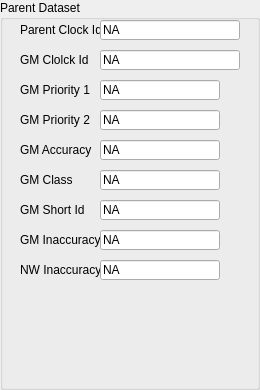
  <widget class="QGroupBox" name="PtpHcParentDsGroupBox">
   <property name="geometry">
    <rect>
     <x>830</x>
     <y>250</y>
     <width>260</width>
     <height>390</height>
    </rect>
   </property>
   <property name="title">
    <string>Parent Dataset</string>
   </property>
   <widget class="QLabel" name="PtpHcParentDsParentClockIdLabel">
    <property name="geometry">
     <rect>
      <x>20</x>
      <y>20</y>
      <width>80</width>
      <height>20</height>
     </rect>
    </property>
    <property name="text">
     <string>Parent Clock Id</string>
    </property>
   </widget>
   <widget class="QLineEdit" name="PtpHcParentDsParentClockIdValue">
    <property name="enabled">
     <bool>true</bool>
    </property>
    <property name="geometry">
     <rect>
      <x>100</x>
      <y>20</y>
      <width>140</width>
      <height>20</height>
     </rect>
    </property>
    <property name="text">
     <string>NA</string>
    </property>
    <property name="readOnly">
     <bool>true</bool>
    </property>
   </widget>
   <widget class="QLabel" name="PtpHcParentDsGmClockIdLabel">
    <property name="geometry">
     <rect>
      <x>20</x>
      <y>50</y>
      <width>80</width>
      <height>20</height>
     </rect>
    </property>
    <property name="text">
     <string>GM Clolck Id</string>
    </property>
   </widget>
   <widget class="QLineEdit" name="PtpHcParentDsGmClockIdValue">
    <property name="enabled">
     <bool>true</bool>
    </property>
    <property name="geometry">
     <rect>
      <x>100</x>
      <y>50</y>
      <width>140</width>
      <height>20</height>
     </rect>
    </property>
    <property name="text">
     <string>NA</string>
    </property>
    <property name="readOnly">
     <bool>true</bool>
    </property>
   </widget>
   <widget class="QLineEdit" name="PtpHcParentDsGmPriority1Value">
    <property name="enabled">
     <bool>true</bool>
    </property>
    <property name="geometry">
     <rect>
      <x>100</x>
      <y>80</y>
      <width>120</width>
      <height>20</height>
     </rect>
    </property>
    <property name="text">
     <string>NA</string>
    </property>
    <property name="readOnly">
     <bool>true</bool>
    </property>
   </widget>
   <widget class="QLabel" name="PtpHcParentDsGmPriority1Label">
    <property name="geometry">
     <rect>
      <x>20</x>
      <y>80</y>
      <width>80</width>
      <height>20</height>
     </rect>
    </property>
    <property name="text">
     <string>GM Priority 1</string>
    </property>
   </widget>
   <widget class="QLineEdit" name="PtpHcParentDsGmPriority2Value">
    <property name="enabled">
     <bool>true</bool>
    </property>
    <property name="geometry">
     <rect>
      <x>100</x>
      <y>110</y>
      <width>120</width>
      <height>20</height>
     </rect>
    </property>
    <property name="text">
     <string>NA</string>
    </property>
    <property name="readOnly">
     <bool>true</bool>
    </property>
   </widget>
   <widget class="QLabel" name="PtpHcParentDsPriority2Label">
    <property name="geometry">
     <rect>
      <x>20</x>
      <y>110</y>
      <width>80</width>
      <height>20</height>
     </rect>
    </property>
    <property name="text">
     <string>GM Priority 2</string>
    </property>
   </widget>
   <widget class="QLineEdit" name="PtpHcParentDsGmAccuracyValue">
    <property name="enabled">
     <bool>true</bool>
    </property>
    <property name="geometry">
     <rect>
      <x>100</x>
      <y>140</y>
      <width>120</width>
      <height>20</height>
     </rect>
    </property>
    <property name="text">
     <string>NA</string>
    </property>
    <property name="readOnly">
     <bool>true</bool>
    </property>
   </widget>
   <widget class="QLabel" name="PtpHcParentDsGmAccuracyLabel">
    <property name="geometry">
     <rect>
      <x>20</x>
      <y>140</y>
      <width>80</width>
      <height>20</height>
     </rect>
    </property>
    <property name="text">
     <string>GM Accuracy</string>
    </property>
   </widget>
   <widget class="QLineEdit" name="PtpHcParentDsGmClassValue">
    <property name="enabled">
     <bool>true</bool>
    </property>
    <property name="geometry">
     <rect>
      <x>100</x>
      <y>170</y>
      <width>120</width>
      <height>20</height>
     </rect>
    </property>
    <property name="text">
     <string>NA</string>
    </property>
    <property name="readOnly">
     <bool>true</bool>
    </property>
   </widget>
   <widget class="QLabel" name="PtpHcParentDsGmClassLabel">
    <property name="geometry">
     <rect>
      <x>20</x>
      <y>170</y>
      <width>80</width>
      <height>20</height>
     </rect>
    </property>
    <property name="text">
     <string>GM Class</string>
    </property>
   </widget>
   <widget class="QLabel" name="PtpHcParentDsGmShortIdLabel">
    <property name="geometry">
     <rect>
      <x>20</x>
      <y>200</y>
      <width>80</width>
      <height>20</height>
     </rect>
    </property>
    <property name="text">
     <string>GM Short Id</string>
    </property>
   </widget>
   <widget class="QLineEdit" name="PtpHcParentDsGmShortIdValue">
    <property name="enabled">
     <bool>true</bool>
    </property>
    <property name="geometry">
     <rect>
      <x>100</x>
      <y>200</y>
      <width>120</width>
      <height>20</height>
     </rect>
    </property>
    <property name="text">
     <string>NA</string>
    </property>
    <property name="readOnly">
     <bool>true</bool>
    </property>
   </widget>
   <widget class="QLineEdit" name="PtpHcParentDsGmInaccuracyValue">
    <property name="enabled">
     <bool>true</bool>
    </property>
    <property name="geometry">
     <rect>
      <x>100</x>
      <y>230</y>
      <width>120</width>
      <height>20</height>
     </rect>
    </property>
    <property name="text">
     <string>NA</string>
    </property>
    <property name="readOnly">
     <bool>true</bool>
    </property>
   </widget>
   <widget class="QLabel" name="PtpHcParentDsGmInaccuracyLabel">
    <property name="geometry">
     <rect>
      <x>20</x>
      <y>230</y>
      <width>80</width>
      <height>20</height>
     </rect>
    </property>
    <property name="text">
     <string>GM Inaccuracy</string>
    </property>
   </widget>
   <widget class="QLineEdit" name="PtpHcParentDsNwInaccuracyValue">
    <property name="enabled">
     <bool>true</bool>
    </property>
    <property name="geometry">
     <rect>
      <x>100</x>
      <y>260</y>
      <width>120</width>
      <height>20</height>
     </rect>
    </property>
    <property name="text">
     <string>NA</string>
    </property>
    <property name="readOnly">
     <bool>true</bool>
    </property>
   </widget>
   <widget class="QLabel" name="PtpHcParentDsNwInaccuracyLabel">
    <property name="geometry">
     <rect>
      <x>20</x>
      <y>260</y>
      <width>80</width>
      <height>20</height>
     </rect>
    </property>
    <property name="text">
     <string>NW Inaccuracy</string>
    </property>
   </widget>
  </widget>
